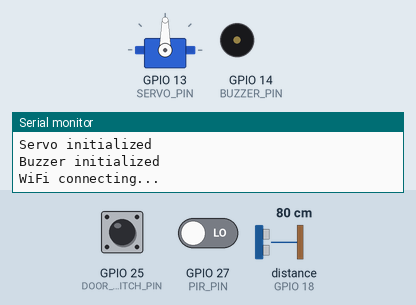
This sketch was run on a simulated ESP32. On the bench: servo, buzzer (waves = sounding), the last lines printed to the serial monitor. Wiring (inferred from the names in the program): ultrasonic range finder: trigger GPIO 5; echo GPIO 18. The inputs (shaded band) are chosen by the test bench; at power-on: GPIO 25 (DOOR_SWITCH_PIN) HIGH, GPIO 27 (PIR_PIN) LOW, distance to the obstacle (sensor on GPIO 18) 80 cm. The echo pulse lasts 58.3 µs per cm; WiFi joins after 1.5 s; servers stay silent unless stated.

Above: at 0.6 s.
At 2.5 s:
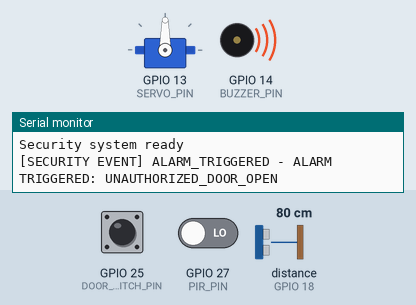
Timing chart, 0 to 4.0 s (numbered marks = the images above):
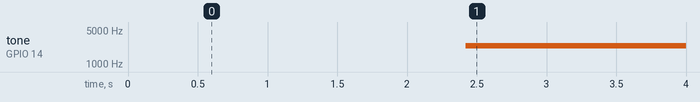

Measured:
- by itself, tone on GPIO 14 (BUZZER_PIN): silent → 2400 Hz at 2.4 s

The sketch:

firmware.ino
```cpp
/*
 * Distributed Trust-Based Smart Home Security System
 * ESP32 Main Firmware
 * ---------------------------------------------------
 * Features:
 * - Real-time non-blocking sensor acquisition (PIR, HC-SR04, Door Switch)
 * - Local fail-safe security state machine (continues operating if offline)
 * - Bidirectional Blynk Cloud synchronization (Virtual Pins V0-V15)
 * - Servo lock control and Piezo buzzer alarm patterns
 */

#define BLYNK_PRINT Serial

#include <WiFi.h>
#include <WiFiClient.h>
#include <BlynkSimpleEsp32.h>
#include <ESP32Servo.h>
#include "config.h"

// System States
enum SystemMode { DISARMED = 0, ARMED = 1 };
enum AlarmState { STATE_NORMAL = 0, STATE_WARNING = 1, STATE_ALARM = 2, STATE_RESETTING = 3, STATE_FAULT = 4 };

// Global State Variables
SystemMode currentSystemMode = ARMED;
AlarmState currentAlarmState = STATE_NORMAL;

bool pirMotionDetected = false;
float ultrasonicDistanceCm = 999.0;
bool doorSwitchOpen = false; // LOW = CLOSED, HIGH = OPEN (INPUT_PULLUP)
bool doorLocked = true;
int buzzerMode = 0; // 0 = OFF, 1 = WARNING BEEP, 2 = ALARM TONE

// Hardware Objects
Servo doorLockServo;
BlynkTimer timer;

// Function Prototypes
void readPIR();
void readUltrasonic();
void readDoorSwitch();
void updateSecurityLogic();
void controlServo(bool lock);
void controlBuzzer(int mode);
void sendTelemetry();
void checkCloudConnection();
void triggerAlarm(const char* reason);
void clearAlarm();
void resetSystem();

// ============================================================
// BLYNK VIRTUAL PIN WRITE HANDLERS (COMMANDS FROM DASHBOARD)
// ============================================================

// V10: Door Lock Command (1 = LOCK, 0 = UNLOCK)
BLYNK_WRITE(VPIN_CMD_DOOR_LOCK) {
    int lockCmd = param.asInt();
    controlServo(lockCmd == 1);
    sendSecurityEvent(doorLocked ? "DOOR_LOCKED" : "DOOR_UNLOCKED",
                      doorLocked ? "Door locked via Blynk Cloud command" : "Door unlocked via Blynk Cloud command");
}

// V11: System Arm Command (1 = ARM, 0 = DISARM)
BLYNK_WRITE(VPIN_CMD_ARM_SYSTEM) {
    int armCmd = param.asInt();
    currentSystemMode = (armCmd == 1) ? ARMED : DISARMED;
    if (currentSystemMode == DISARMED && currentAlarmState != STATE_NORMAL) {
        clearAlarm();
    }
    Blynk.virtualWrite(VPIN_SYSTEM_ARMED, (int)currentSystemMode);
    sendSecurityEvent(currentSystemMode == ARMED ? "SYSTEM_ARMED" : "SYSTEM_DISARMED",
                      currentSystemMode == ARMED ? "Security System Armed" : "Security System Disarmed");
}

// V12: Buzzer Control Command (0 = OFF, 1 = WARNING, 2 = ALARM)
BLYNK_WRITE(VPIN_CMD_BUZZER) {
    int bCmd = param.asInt();
    controlBuzzer(bCmd);
}

// V13: Reset Alarm Command (1 = RESET)
BLYNK_WRITE(VPIN_CMD_RESET_ALARM) {
    if (param.asInt() == 1) {
        resetSystem();
    }
}

// ============================================================
// HARDWARE DRIVER FUNCTIONS
// ============================================================

void readPIR() {
    int val = digitalRead(PIR_PIN);
    pirMotionDetected = (val == HIGH);
}

void readUltrasonic() {
    digitalWrite(ULTRASONIC_TRIG_PIN, LOW);
    delayMicroseconds(2);
    digitalWrite(ULTRASONIC_TRIG_PIN, HIGH);
    delayMicroseconds(10);
    digitalWrite(ULTRASONIC_TRIG_PIN, LOW);

    long duration = pulseIn(ULTRASONIC_ECHO_PIN, HIGH, 30000); // 30ms timeout
    if (duration == 0) {
        ultrasonicDistanceCm = 400.0; // Out of range or no target
    } else {
        ultrasonicDistanceCm = (duration * 0.0343) / 2.0;
    }
}

void readDoorSwitch() {
    // Reed switch connected to GND with INPUT_PULLUP
    // HIGH = Magnet away (Door OPEN), LOW = Magnet near (Door CLOSED)
    doorSwitchOpen = (digitalRead(DOOR_SWITCH_PIN) == HIGH);
}

void controlServo(bool lock) {
    doorLocked = lock;
    int targetAngle = doorLocked ? SERVO_LOCK_ANGLE : SERVO_UNLOCK_ANGLE;
    doorLockServo.write(targetAngle);
    Blynk.virtualWrite(VPIN_SERVO_STATE, doorLocked ? 1 : 0);
}

void controlBuzzer(int mode) {
    buzzerMode = mode;
    Blynk.virtualWrite(VPIN_BUZZER_STATE, buzzerMode);

    if (buzzerMode == 0) {
        noTone(BUZZER_PIN);
        digitalWrite(BUZZER_PIN, LOW);
    } else if (buzzerMode == 1) {
        // Warning pattern: short beep
        tone(BUZZER_PIN, 1000, 100);
    } else if (buzzerMode == 2) {
        // Alarm pattern: loud continuous siren frequency
        tone(BUZZER_PIN, 2400);
    }
}

// ============================================================
// LOCAL SECURITY STATE MACHINE & SENSOR CORRELATION
// ============================================================

void updateSecurityLogic() {
    readPIR();
    readUltrasonic();
    readDoorSwitch();

    // Local door open protection
    if (doorSwitchOpen && currentSystemMode == ARMED) {
        if (currentAlarmState != STATE_ALARM) {
            triggerAlarm("UNAUTHORIZED_DOOR_OPEN");
        }
        return;
    }

    if (currentSystemMode == DISARMED) {
        if (currentAlarmState != STATE_NORMAL) {
            clearAlarm();
        }
        return;
    }

    // Multi-sensor correlation logic
    if (pirMotionDetected) {
        if (ultrasonicDistanceCm < ULTRASONIC_ALARM_DIST_CM) {
            // High confidence intrusion threat
            if (currentAlarmState != STATE_ALARM) {
                triggerAlarm("HIGH_CONFIDENCE_INTRUSION");
            }
        } else if (ultrasonicDistanceCm < ULTRASONIC_WARN_DIST_CM) {
            // Suspicious proximity warning
            if (currentAlarmState == STATE_NORMAL) {
                currentAlarmState = STATE_WARNING;
                controlBuzzer(1);
                sendSecurityEvent("PROXIMITY_WARNING", "Suspicious object detected near front door");
            }
        }
    } else {
        // No motion and clear ultrasonic -> reset warning if active
        if (currentAlarmState == STATE_WARNING && ultrasonicDistanceCm > ULTRASONIC_WARN_DIST_CM) {
            currentAlarmState = STATE_NORMAL;
            controlBuzzer(0);
            sendSecurityEvent("WARNING_CLEARED", "Proximity threat cleared");
        }
    }
}

void triggerAlarm(const char* reason) {
    currentAlarmState = STATE_ALARM;
    controlServo(true); // Ensure door is locked during alarm
    controlBuzzer(2);   // Active loud siren alarm

    char msg[128];
    snprintf(msg, sizeof(msg), "ALARM TRIGGERED: %s", reason);
    sendSecurityEvent("ALARM_TRIGGERED", msg);
}

void clearAlarm() {
    currentAlarmState = STATE_NORMAL;
    controlBuzzer(0);
    sendSecurityEvent("ALARM_CLEARED", "Security Alarm Cleared");
}

void resetSystem() {
    currentSystemMode = ARMED;
    currentAlarmState = STATE_NORMAL;
    controlServo(true);
    controlBuzzer(0);
    sendSecurityEvent("SYSTEM_RESET", "Security System Reset Complete");
}

// ============================================================
// TELEMETRY & BLYNK CLOUD SYNC
// ============================================================

void sendTelemetry() {
    if (Blynk.connected()) {
        Blynk.virtualWrite(VPIN_PIR_MOTION, pirMotionDetected ? 1 : 0);
        Blynk.virtualWrite(VPIN_ULTRASONIC_DIST, (int)ultrasonicDistanceCm);
        Blynk.virtualWrite(VPIN_DOOR_STATE, doorSwitchOpen ? 1 : 0);
        Blynk.virtualWrite(VPIN_SERVO_STATE, doorLocked ? 1 : 0);
        Blynk.virtualWrite(VPIN_BUZZER_STATE, buzzerMode);
        Blynk.virtualWrite(VPIN_DOOR_SWITCH, doorSwitchOpen ? 1 : 0);
        Blynk.virtualWrite(VPIN_SYSTEM_ARMED, (int)currentSystemMode);
        Blynk.virtualWrite(VPIN_ESP32_ONLINE, 1);
        Blynk.virtualWrite(VPIN_WIFI_RSSI, WiFi.RSSI());
    }
}

void sendSecurityEvent(const char* eventType, const char* message) {
    Serial.print("[SECURITY EVENT] ");
    Serial.print(eventType);
    Serial.print(" - ");
    Serial.println(message);

    if (Blynk.connected()) {
        char buffer[160];
        snprintf(buffer, sizeof(buffer), "%s|%s", eventType, message);
        Blynk.virtualWrite(VPIN_SECURITY_EVENT, buffer);
    }
}

void checkCloudConnection() {
    if (!Blynk.connected()) {
        Serial.println("BLYNK OFFLINE - Continuing Local Security Monitoring");
    }
}

// ============================================================
// INITIALIZATION & MAIN LOOP
// ============================================================

void setup() {
    Serial.begin(115200);
    delay(500);

    Serial.println("\n=================================");
    Serial.println("ESP32 STARTING");
    Serial.println("Distributed Security System v1.0");
    Serial.println("=================================");

    // GPIO Setup
    pinMode(PIR_PIN, INPUT);
    pinMode(ULTRASONIC_TRIG_PIN, OUTPUT);
    pinMode(ULTRASONIC_ECHO_PIN, INPUT);
    pinMode(BUZZER_PIN, OUTPUT);
    pinMode(DOOR_SWITCH_PIN, INPUT_PULLUP);

    digitalWrite(ULTRASONIC_TRIG_PIN, LOW);
    digitalWrite(BUZZER_PIN, LOW);
    Serial.println("Sensors initialized");

    // Servo Setup
    doorLockServo.attach(SERVO_PIN);
    controlServo(true); // Lock door on startup
    Serial.println("Servo initialized");

    // Buzzer Setup
    controlBuzzer(0);
    Serial.println("Buzzer initialized");

    // Wi-Fi Connection
    Serial.print("WiFi connecting...");
    WiFi.begin(WIFI_SSID, WIFI_PASS);

    int retries = 0;
    while (WiFi.status() != WL_CONNECTED && retries < 15) {
        delay(500);
        Serial.print(".");
        retries++;
    }

    if (WiFi.status() == WL_CONNECTED) {
        Serial.println("\nWiFi connected");
        Serial.print("IP Address: ");
        Serial.println(WiFi.localIP());

        // Blynk Cloud Connection
        Serial.println("Blynk connecting...");
        Blynk.config(BLYNK_AUTH_TOKEN);
        Blynk.connect(5000); // 5 sec connection timeout

        if (Blynk.connected()) {
            Serial.println("Blynk connected");
        } else {
            Serial.println("Blynk connection timed out - Operating in offline local mode");
        }
    } else {
        Serial.println("\nWiFi connection failed - Operating in offline local mode");
    }

    // Timed Non-blocking Callbacks
    timer.setInterval(100L, updateSecurityLogic);   // Fast sensor acquisition & state machine (100ms)
    timer.setInterval(1000L, sendTelemetry);        // Telemetry upload (1 sec)
    timer.setInterval(5000L, checkCloudConnection);  // Heartbeat check (5 sec)

    Serial.println("Security system ready\n");
}

void loop() {
    if (Blynk.connected()) {
        Blynk.run();
    }
    timer.run();
}
```

config.h
```cpp
/*
 * ESP32 Smart Home Security System - Configuration Header
 * --------------------------------------------------------
 * GPIO pin definitions, Blynk Virtual Pins, security thresholds,
 * and hardware parameters.
 */

#ifndef CONFIG_H
#define CONFIG_H

// ============================================================
// BLYNK CREDENTIALS (DO NOT COMMIT REAL TOKENS TO GIT)
// ============================================================
#define BLYNK_TEMPLATE_ID "TMPLxxxxxx"
#define BLYNK_TEMPLATE_NAME "Smart Home Security Digital Twin"
#define BLYNK_AUTH_TOKEN "YourBlynkAuthTokenHere"

// Wi-Fi Credentials
#define WIFI_SSID "Your_WiFi_SSID"
#define WIFI_PASS "Your_WiFi_Password"

// ============================================================
// GPIO PIN ASSIGNMENTS (FIXED HARDWARE SPECIFICATION)
// DO NOT ALTER THESE PIN DEFINITIONS
// ============================================================
#define PIR_PIN             27  // PIR Motion Sensor Output
#define ULTRASONIC_TRIG_PIN 5   // HC-SR04 Trigger Pin
#define ULTRASONIC_ECHO_PIN 18  // HC-SR04 Echo Pin (Use Voltage Divider: 1k/2k)
#define SERVO_PIN           13  // Servo Motor Signal PWM Pin
#define BUZZER_PIN          14  // Piezo Buzzer Signal Pin
#define DOOR_SWITCH_PIN     25  // Physical Door Reed Switch (INPUT_PULLUP)

// ============================================================
// BLYNK VIRTUAL PIN MAPPINGS
// ============================================================
// Sensor Telemetry
#define VPIN_PIR_MOTION         V0
#define VPIN_ULTRASONIC_DIST    V1
#define VPIN_DOOR_STATE         V2
#define VPIN_WINDOW_STATE       V3
#define VPIN_SERVO_STATE        V4
#define VPIN_BUZZER_STATE       V5
#define VPIN_DOOR_SWITCH        V6
#define VPIN_SYSTEM_ARMED       V7
#define VPIN_ESP32_ONLINE       V8
#define VPIN_WIFI_RSSI          V9

// Dashboard Commands
#define VPIN_CMD_DOOR_LOCK      V10
#define VPIN_CMD_ARM_SYSTEM     V11
#define VPIN_CMD_BUZZER         V12
#define VPIN_CMD_RESET_ALARM    V13

// Camera / Security Event Metadata
#define VPIN_CAMERA_STATUS      V14
#define VPIN_SECURITY_EVENT     V15

// ============================================================
// HARDWARE PARAMETERS & SECURITY THRESHOLDS
// ============================================================
#define SERVO_LOCK_ANGLE        90   // Locked position angle (degrees)
#define SERVO_UNLOCK_ANGLE      0    // Unlocked position angle (degrees)

#define ULTRASONIC_MAX_DIST_CM  400  // Maximum range (cm)
#define ULTRASONIC_WARN_DIST_CM 50   // Distance threshold for Warning (cm)
#define ULTRASONIC_ALARM_DIST_CM 20  // Distance threshold for Alarm (cm)

#define TELEMETRY_INTERVAL_MS   1000 // Telemetry upload period (1 sec)
#define HEARTBEAT_INTERVAL_MS   5000 // Heartbeat update period (5 sec)

#endif // CONFIG_H
```
